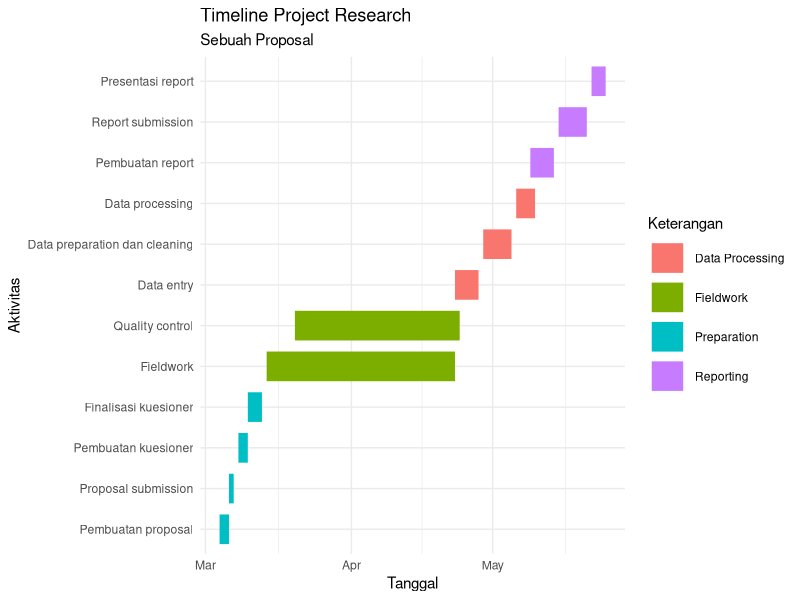

The R source for this figure:
## ---- chunk 1
knitr::opts_chunk$set(echo = TRUE)
setwd("~/ikanx101.github.io/_posts/ggplot/gant chart")
rm(list=ls())
library(dplyr)
## ---- chunk 2
gant = data.frame(
  activity = c("Pembuatan proposal",
               "Proposal submission",
               "Pembuatan kuesioner",
               "Finalisasi kuesioner",
               "Fieldwork",
               "Quality control",
               "Data entry",
               "Data preparation dan cleaning",
               "Data processing",
               "Pembuatan report",
               "Report submission",
               "Presentasi report"),
  state = c("Preparation",
            "Preparation",
            "Preparation",
            "Preparation",
            "Fieldwork",
            "Fieldwork",
            "Data Processing",
            "Data Processing",
            "Data Processing",
            "Reporting",
            "Reporting",
            "Reporting"),
  start = c("2021-03-04",
            "2021-03-06",
            "2021-03-08",
            "2021-03-10",
            "2021-03-14",
            "2021-03-20",
            "2021-04-23",
            "2021-04-29",
            "2021-05-06",
            "2021-05-09",
            "2021-05-15",
            "2021-05-22"),
  end = c("2021-03-06",
          "2021-03-07",
          "2021-03-10",
          "2021-03-13",
          "2021-04-23",
          "2021-04-24",
          "2021-04-28",
          "2021-05-05",
          "2021-05-10",
          "2021-05-14",
          "2021-05-21",
          "2021-05-25")
)

knitr::kable(gant)
## ---- chunk 3
str(gant)
## ---- chunk 4
gant$activity = factor(gant$activity,levels = gant$activity)
gant$start = as.Date(gant$start,"%Y-%m-%d")
gant$end = as.Date(gant$end,"%Y-%m-%d")
## ---- chunk 5
library(reshape2)

gant_2 = 
  gant %>% 
  melt(id.vars = c("activity","state")) %>% 
  rename(keterangan = variable,
         date = value) 

gant_2
## ---- chunk 6
library(ggplot2)

gant_2 %>% 
  ggplot(aes(date,activity,color = state)) +
  geom_line(aes(group = activity),size = 10) +
  theme_minimal() +
  labs(title = "Timeline Project Research",
       subtitle = "Sebuah Proposal",
       x = "Tanggal",
       y = "Aktivitas",
       color = "Keterangan")
  
